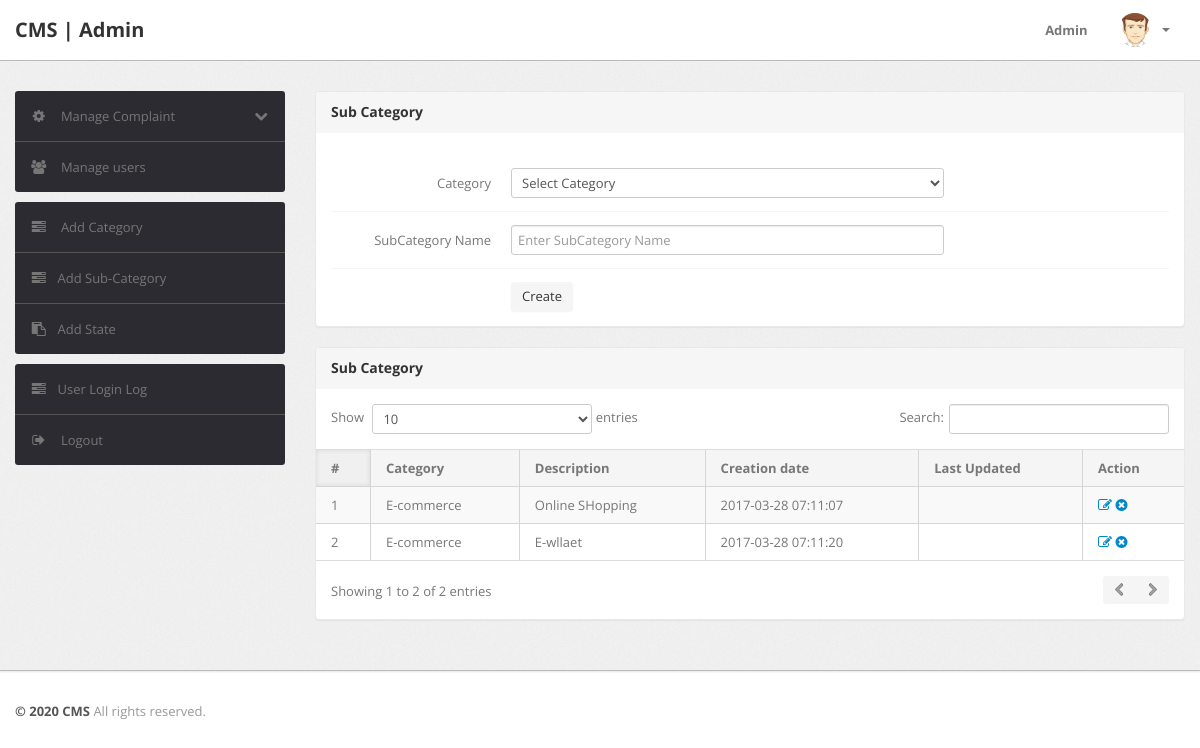
Page /admin/subcategory.php (signed in) on the committed database.
### tables this page shows
CREATE TABLE `subcategory` (
  `id` int(11) NOT NULL,
  `categoryid` int(11) NOT NULL,
  `subcategory` varchar(255) NOT NULL,
  `creationDate` timestamp NOT NULL DEFAULT CURRENT_TIMESTAMP,
  `updationDate` varchar(255) DEFAULT NULL
);

CREATE TABLE `category` (
  `id` int(11) NOT NULL,
  `categoryName` varchar(255) NOT NULL,
  `categoryDescription` longtext NOT NULL,
  `creationDate` timestamp NOT NULL DEFAULT CURRENT_TIMESTAMP,
  `updationDate` varchar(255) DEFAULT NULL
);

### admin/subcategory.php (the view, shortened to what this page needs)
<?php
include('include/config.php');
if(strlen($_SESSION['alogin'])==0)
	{
header('location:index.php');
}
else{
?>
<!DOCTYPE html>
<html lang="en">
<head>
	<link type="text/css" href="bootstrap/css/bootstrap.min.css" rel="stylesheet">
	<link type="text/css" href="bootstrap/css/bootstrap-responsive.min.css" rel="stylesheet">
	<link type="text/css" href="css/theme.css" rel="stylesheet">
	<link type="text/css" href="images/icons/css/font-awesome.css" rel="stylesheet">
</head>
<body>
<?php include('include/header.php');?>
	<div class="wrapper">
		<div class="container">
			<div class="row">
<?php include('include/sidebar.php');?>
			<div class="span9">
					<div class="content">
						<div class="module">
							<div class="module-head">
								<h3>Sub Category</h3>
							</div>
							<div class="module-body">
									<br />
			<form class="form-horizontal row-fluid" name="subcategory" method="post" >
<div class="control-group">
<label class="control-label" for="basicinput">Category</label>
<div class="controls">
<select name="category" class="span8 tip" required>
<option value="">Select Category</option>
</select>
</div>
</div>
<div class="control-group">
<label class="control-label" for="basicinput">SubCategory Name</label>
<div class="controls">
<input type="text" placeholder="Enter SubCategory Name"  name="subcategory" class="span8 tip" required>
</div>
</div>
	<div class="control-group">
											<div class="controls">
												<button type="submit" name="submit" class="btn">Create</button>
											</div>
										</div>
									</form>
							</div>
						</div>
	<div class="module">
							<div class="module-head">
								<h3>Sub Category</h3>
							</div>
							<div class="module-body table">
								<table cellpadding="0" cellspacing="0" border="0" class="datatable-1 table table-bordered table-striped	 display" width="100%">
									<thead>
										<tr>
											<th>#</th>
											<th>Category</th>
											<th>Description</th>
											<th>Creation date</th>
											<th>Last Updated</th>
											<th>Action</th>
										</tr>
									</thead>
									<tbody>
<?php $query=mysqli_query($bd, "select subcategory.id,category.categoryName,subcategory.subcategory,subcategory.creationDate,subcategory.updationDate from subcategory join category on category.id=subcategory.categoryid");
$cnt=1;
while($row=mysqli_fetch_array($query))
{
?>
										<tr>
											<td><?php echo htmlentities($cnt);?></td>
											<td><?php echo htmlentities($row['categoryName']);?></td>
											<td><?php echo htmlentities($row['subcategory']);?></td>
											<td> <?php echo htmlentities($row['creationDate']);?></td>
											<td><?php echo htmlentities($row['updationDate']);?></td>
											<td>
											<a href="edit-subcategory.php?id=<?php echo $row['id']?>" ><i class="icon-edit"></i></a>
											<a href="subcategory.php?id=<?php echo $row['id']?>&del=delete" onClick="return confirm('Are you sure you want to delete?')"><i class="icon-remove-sign"></i></a></td>
										</tr>
										<?php $cnt=$cnt+1; } ?>
								</table>
							</div>
						</div>
					</div>
				</div>
			</div>
		</div>
	</div>
<?php include('include/footer.php');?>
</body>
<?php } ?>

### rows in the picture
subcategory: categoryid.categoryName "E-commerce", subcategory "Online SHopping", creationDate "2017-03-28 07:11:07"
subcategory: categoryid.categoryName "E-commerce", subcategory "E-wllaet", creationDate "2017-03-28 07:11:20"
